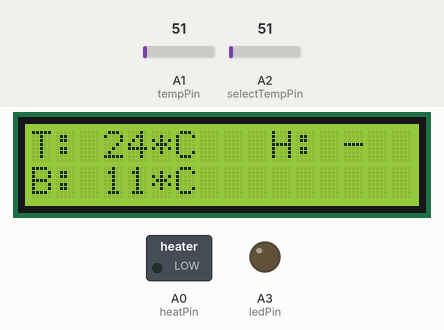
Simulated run of this sketch. Board: Arduino Uno, built with avr-gcc and run on an emulated ATmega328P. Parts: 16×2 character LCD, switched loads named in the sketch (green lamp = pin HIGH), output pins drawn as LEDs (lit = HIGH). Inputs (shaded band) come from the test bench; at power-on: A1 (tempPin) = 51, A2 (selectTempPin) = 51. What the sketch prints to the serial monitor is not drawn.

Above: at 1.4 s.
1.5 s: A1 (tempPin) set to 27
At 7.5 s:
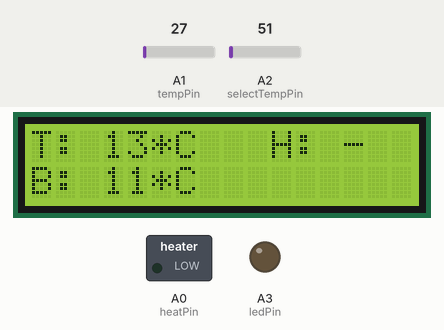
8.1 s: A1 (tempPin) set to 23
At 13.6 s:
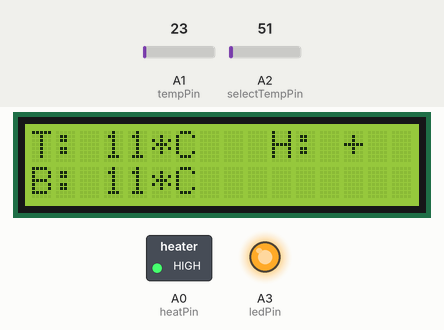
13.9 s: A1 (tempPin) set to 15
At 18.7 s:
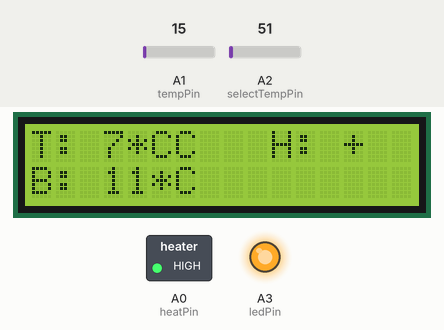
19.7 s: A2 (selectTempPin) set to 71
At 24.9 s:
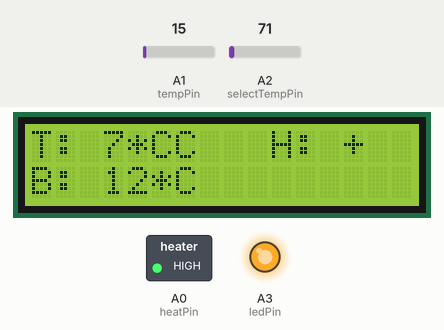
25.4 s: A2 (selectTempPin) set to 30
At 30.9 s:
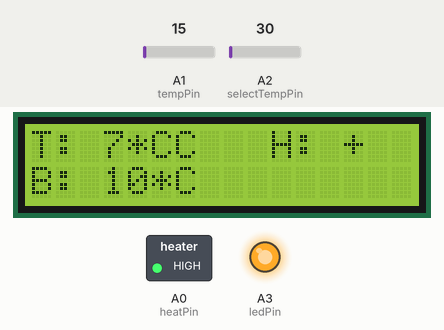
31.2 s: A2 (selectTempPin) set to 112
At 36.1 s:
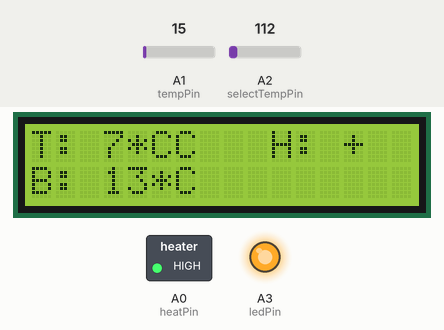
Timing chart, 0 to 37.6 s (numbered marks = the images above; inputs shaded):
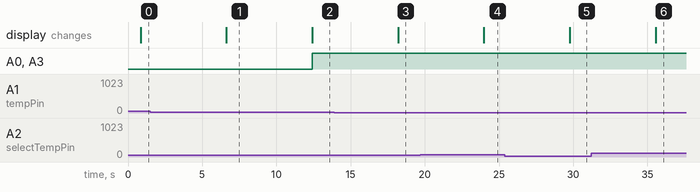

The sketch:

sketch_1.ino
```cpp
#include <Wire.h>
#include <LiquidCrystal_I2C.h>

LiquidCrystal_I2C lcd(0x27,16,2);

bool isHeatOn = false;
int heatPin = A0;
int tempPin = A1;
int selectTempPin = A2;

int ledPin=A3; //13

int temp_threshold = 40;
float temp_delta = 2.0;

void setup()
{
  pinMode(heatPin,OUTPUT);
  pinMode(tempPin,INPUT);


  pinMode(ledPin,OUTPUT);
  Serial.begin(9600);

  lcd.init();                       // Инициализация lcd
  lcd.backlight();                  // Включаем подсветку
  // Курсор находится в начале 1 строки
  //lcd.print("Hello, world!");       // Выводим текст
  //lcd.setCursor(0, 1);              // Устанавливаем курсор в начало 2 строки
  //lcd.print("zelectro.com.ua");
}

void Heat()
{
  Serial.println("Heat:");
  if(isHeatOn)
  {
    Serial.println("   Heat on");
    digitalWrite(ledPin,HIGH);
    digitalWrite(heatPin,HIGH);
  }
  else
  {
    Serial.println("   Heat off");
    digitalWrite(ledPin,LOW);
    digitalWrite(heatPin,LOW);
  }
}

float GetThresholdTemp(void)
{
  //return 20;
  float val = (float)analogRead(selectTempPin)/1024*30 + 10;
  Serial.print("THRESHOLD TEMPRATURE = ");
  Serial.print(val);
  Serial.print("*C");
  Serial.println();
  return val;

}
float GetCurrentTemp(void)
{

   float temp;
  float sample_avg=0;
  for(int i = 1; i <= 4096;i++)
  {
    temp = analogRead(tempPin);
    temp=(5.0 * temp * 100.0) / 1024.0;
    sample_avg = sample_avg + (temp - sample_avg) / i;
  }

  //temp = temp * 0.48828125;
  //temp=(5.0 * temp * 100.0) / 1024.0;

  Serial.print("TEMPRATURE = ");
  Serial.print(sample_avg);
  Serial.print("*C");
  Serial.println();
  return sample_avg;

}


void loop()
{
  int temp = (int)GetCurrentTemp();
  temp_threshold = (int)GetThresholdTemp();

  if(isHeatOn && temp > temp_threshold + temp_delta ) isHeatOn  = false;
  else if(!isHeatOn && temp <= temp_threshold ) isHeatOn  = true;

  lcd.setCursor(0, 0);
  lcd.print("T: ");
  lcd.print((int)temp);
  lcd.print("*C");

  lcd.setCursor(0, 1);
  lcd.print("B: ");
  lcd.print((int)temp_threshold);
  lcd.print("*C");

  lcd.setCursor(10, 0);
  if(isHeatOn) lcd.print("H: +");
  else lcd.print("H: -");

  Heat();
  delay(5000);

}
```

Measured:
- the behaviour switches between 25 and 24 on A1 (tempPin) (found by bisection; images 1 and 2)
- after the input at 1.5 s, the display: changes after 5.1 s (image 1)
- after the input at 8.1 s, A0 (heatPin), A3 (ledPin): LOW → HIGH after 4.3 s; the display: changes after 4.3 s (image 2)
- after the input at 13.9 s, the display: changes after 4.3 s (image 3)
- after the input at 19.7 s, the display: changes after 4.3 s (image 4)
- after the input at 25.4 s, the display: changes after 4.4 s (image 5)
- after the input at 31.2 s, the display: changes after 4.4 s (image 6)
